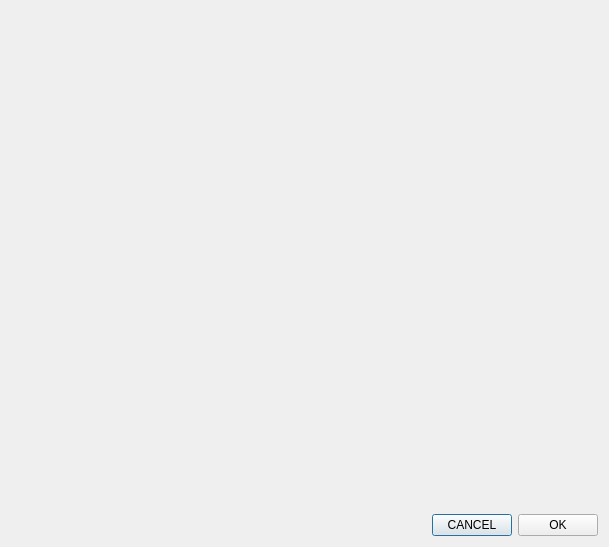
<?xml version="1.0" encoding="UTF-8"?>
<ui version="4.0">
 <class>SegmentedVolumeDialog</class>
 <widget class="QDialog" name="SegmentedVolumeDialog">
  <property name="geometry">
   <rect>
    <x>0</x>
    <y>0</y>
    <width>609</width>
    <height>547</height>
   </rect>
  </property>
  <property name="maximumSize">
   <size>
    <width>609</width>
    <height>547</height>
   </size>
  </property>
  <property name="windowTitle">
   <string>Sub-volumen segmentado</string>
  </property>
  <layout class="QGridLayout" name="gridLayout">
   <item row="0" column="0" colspan="3">
    <widget class="QVTKWidget" name="viewer" native="true"/>
   </item>
   <item row="1" column="0">
    <spacer name="horizontalSpacer">
     <property name="orientation">
      <enum>Qt::Horizontal</enum>
     </property>
     <property name="sizeHint" stdset="0">
      <size>
       <width>416</width>
       <height>20</height>
      </size>
     </property>
    </spacer>
   </item>
   <item row="1" column="1">
    <widget class="QPushButton" name="cancelButton">
     <property name="text">
      <string>CANCEL</string>
     </property>
    </widget>
   </item>
   <item row="1" column="2">
    <widget class="QPushButton" name="okButton">
     <property name="text">
      <string>OK</string>
     </property>
    </widget>
   </item>
  </layout>
 </widget>
 <customwidgets>
  <customwidget>
   <class>QVTKWidget</class>
   <extends>QWidget</extends>
   <header>QVTKWidget.h</header>
  </customwidget>
 </customwidgets>
 <resources/>
 <connections/>
</ui>
